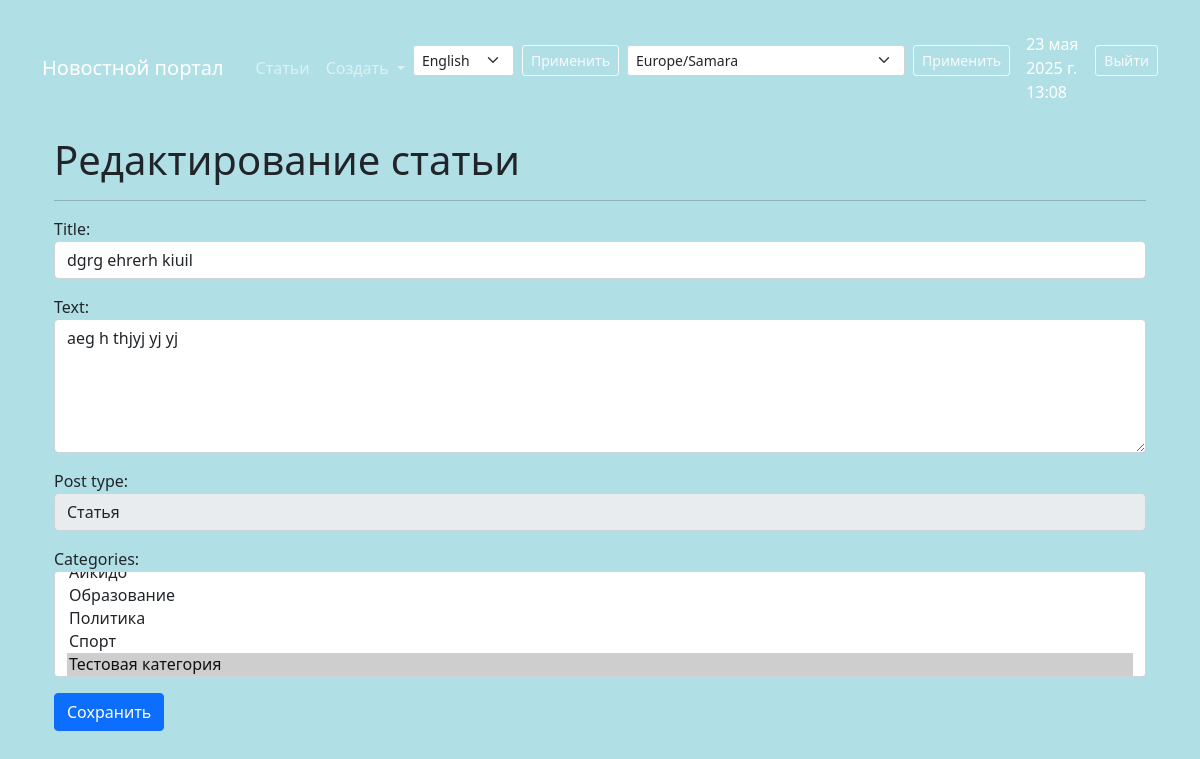
The app's page /articles/148/edit/ (signed in), older data.
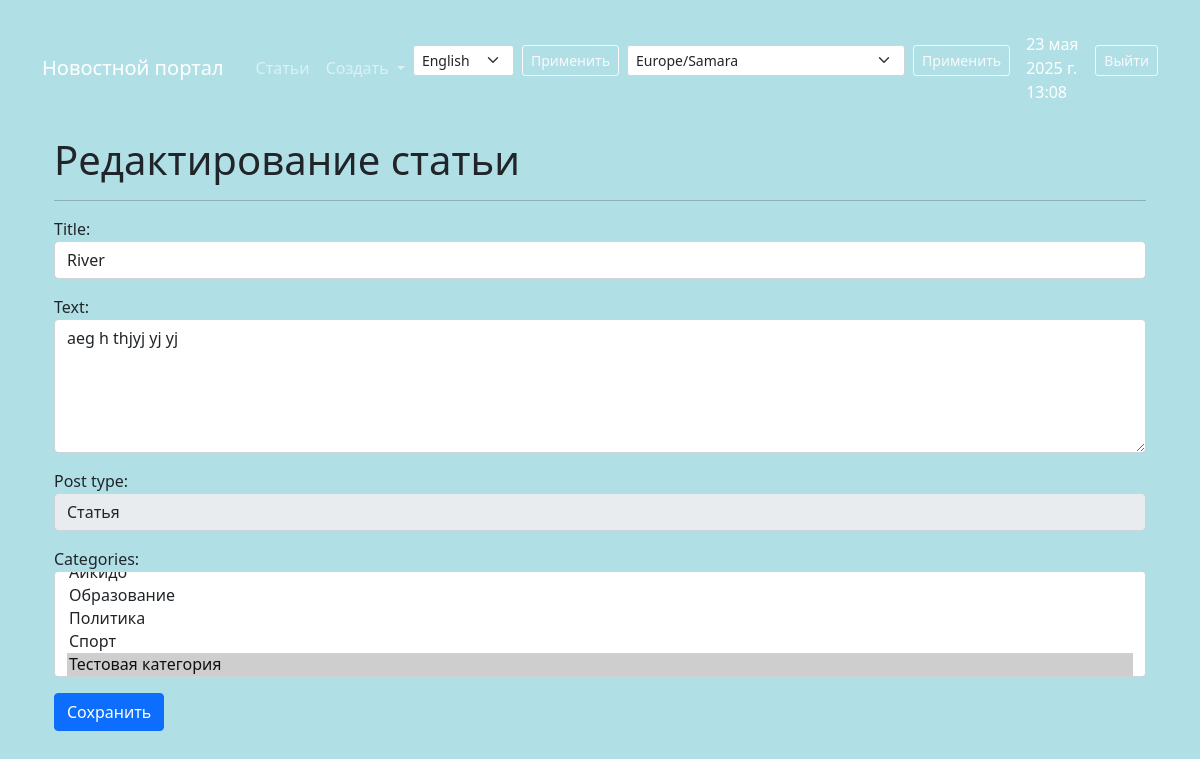
The same page, newer data.
### biblio/models.py (models this page shows, shortened)
class Post(models.Model):
    NEWS = 'NW'
    ARTICLE = 'AR'
    POST_TYPES = [
        (NEWS, 'Новость'),
        (ARTICLE, 'Статья')
    ]
    author = models.ForeignKey(Author, on_delete=models.CASCADE)
    post_type = models.CharField(max_length=2, choices=POST_TYPES)
    created_at = models.DateTimeField(auto_now_add=True)
    categories = models.ManyToManyField(Category, through='PostCategory')
    title = models.CharField(max_length=255)
    text = models.TextField()
    rating = models.IntegerField(default=0)

### biblio/views.py (the view)
# urls.py: path('articles/<int:pk>/edit/', ArticlesEdit.as_view(), name='articles_edit'),
class ArticlesEdit(PermissionRequiredMixin, LoginRequiredMixin, UpdateView):
    form_class = PostForm
    model = Post
    template_name = 'articles/articles_edit.html'
    permission_required = ('biblio.change_post',)

### biblio/forms.py
class PostForm(forms.ModelForm):
    class Meta:
        model = Post
        fields = ['title', 'text', 'post_type', 'categories']  # Убрали author из полей формы
        widgets = {
            'title': forms.TextInput(attrs={'class': 'form-control'}),
            'text': forms.Textarea(attrs={'class': 'form-control', 'rows': 5}),
            'post_type': forms.Select(attrs={'class': 'form-control'}),
            'categories': forms.SelectMultiple(attrs={'class': 'form-control'}),
        }
    def __init__(self, *args, **kwargs):
        self.request = kwargs.pop('request', None)  # Извлекаем request
        super().__init__(*args, **kwargs)
        if self.instance.pk:
            self.fields['post_type'].disabled = True

### biblio/context_tz.py (called while the page is built)
def get_timezone(request):
    tzname = request.session.get('django_timezone', settings.TIME_ZONE)
    local_time = timezone.localtime(timezone.now(), pytz.timezone(tzname))
    return {
        'current_time': local_time,
        'timezones': pytz.common_timezones,
        'TIME_ZONE': tzname
    }

### biblio/models.py (called while the page is built)
    def __str__(self):
        return self.name

### templates/articles/articles_edit.html (shortened to what this page needs)
﻿{% extends 'default.html' %}
{% block content %}
<div class="container mt-3">
    <h1>Редактирование статьи</h1>
    <hr>
    <form action="" method="post">
        {{ form.as_p }}
        <input type="submit" value="Сохранить" class="btn btn-primary" />
    </form></div>
{% endblock content %}

Row changes from the older to the newer data that the page shows:
changed Post "aeg h thjyj yj yj": title "dgrg ehrerh kiuil" → "River"
